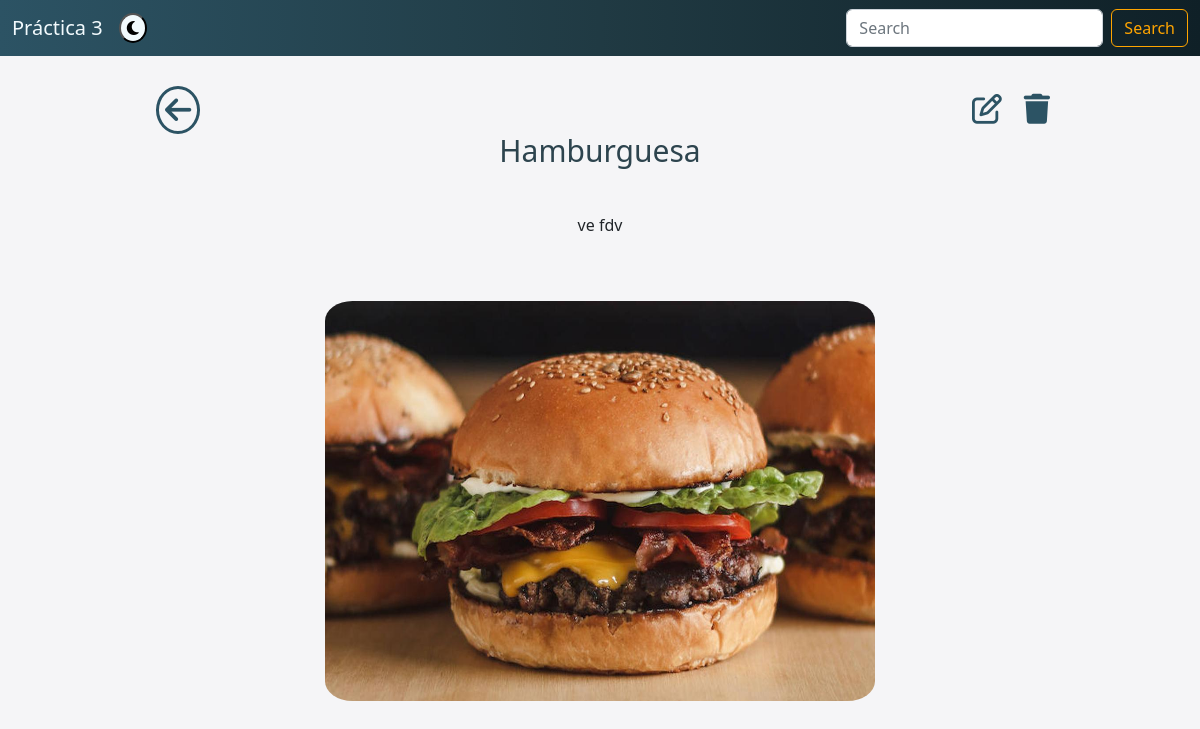
Page /recetas/60/ on the earlier database version.
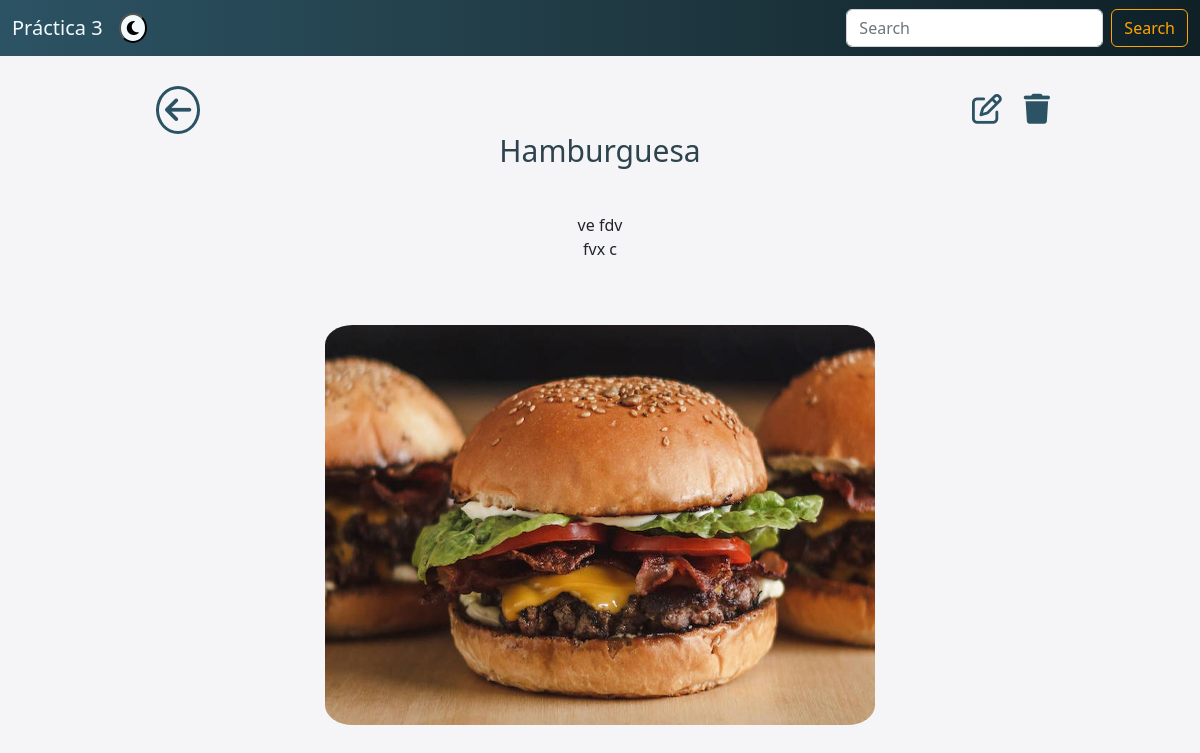
Same page on the later database version.
### recetas/models.py (models this page shows, shortened)
class Receta(models.Model):
	nombre       = models.CharField(max_length=200, validators=[validate_mayus])
	preparación  = models.TextField(max_length=5000, validators=[validate_mayus])
	foto         = models.FileField(upload_to='media/fotos')

### recetas/views.py (the view)
# urls.py: path('recetas/<int:id>/', views.detalles, name='detalles'),
def detalles(request, id):
    receta = Receta.objects.get(id = id)
    return render(request, "detalles.html", {'receta': receta})

### recetas/templates/detalles.html (shortened to what this page needs)
{% extends 'base.html' %}
{% block contenido %}
    {% load static %}
    <link rel="stylesheet" href="{% static 'css/detalles.css' %}">
    <a class="fas fa-arrow-left" href="/"></a>
    <a class="far fa-edit" href="{% url 'editar_receta' receta.id %}"></a>
    <a type="button" class="fas fa-trash" data-bs-toggle="modal" data-bs-target="#exampleModal"></a>
    <div class="div-detalles-comida" id="div-detalles-comida">
        <br><br><br>
        <p class="p-detalles-titulo">{{receta.nombre}}</p>
        <br>
        <p class="p-detalles-receta">{{receta.preparación|linebreaksbr}}</p>
        <br><br>
        <img src="/{{receta.foto}}" class="detalles-imagen">
        <br>
    </div>
{% endblock %}

### recetas/templates/base.html (shortened to what this page needs)
{% load static %}
<!DOCTYPE html>
<html lang="en">
<head>
	<link href="https://cdn.jsdelivr.net/npm/bootstrap@5.2.2/dist/css/bootstrap.min.css" rel="stylesheet">
	<link rel="stylesheet" href="{% static 'css/base.css' %}">
</head>
<body>
	<header>
		<nav class="navbar navbar-expand-lg bg-light" id="barra">
			<div class="container-fluid">
				<a class="navbar-brand" href="/">Práctica 3</a>
				<div class="collapse navbar-collapse" id="navbarSupportedContent">
					<button class="switch" id="switch">
						<span><i class="fas fa-moon"></i></span>
					</button>
					<form class="d-flex" role="search" method="GET" action="/">
						<input class="form-control me-2" type="search" placeholder="Search" aria-label="Search" name="searchInput">
						<button class="btn btn-outline-success" type="submit" id="boton-busqueda">Search</button>
					</form>
				</div>
			</div>
		</nav>
	</header>
	<div class="container">
		{% block contenido %}
		{% endblock %}
	</div>
</body>
</html>

### recetas/static/css/base.css (style rules this page uses)
.navbar-brand { font-weight: 300; color: rgb(242, 250, 253); }
.switch { border-radius: 100%; background-color: rgb(242, 250, 253); }
.navbar.navbar-expand-lg.bg-light { background: #0F2027; background: -webkit-linear-gradient(to right, #2C5364, #203A43, #0F2027); background: linear-gradient(to right, #2C5364, #203A43, #0F2027); }
.btn.btn-outline-success { color: orange; border-color: orange; }
body { background-color: #f5f5f7; transition: .3s ease all; }
.fas.fa-arrow-left { padding: 6px; position: absolute; margin-top: 2.5%; left: 13%; text-decoration: none; border: solid; border-radius: 100%; border-width: 3px; font-size: 30px; color: #2C5364; }
.far.fa-edit { padding: 6px; position: absolute; margin-top: 2.7%; right: 16%; text-decoration: none; font-size: 30px; color: #2C5364; }
.fas.fa-trash { padding: 6px; position: absolute; margin-top: 2.7%; right: 12%; text-decoration: none; font-size: 30px; color: #2C5364; }

### recetas/static/css/detalles.css (style rules this page uses)
.div-detalles-comida { text-align: center; }
.p-detalles-titulo { text-align: center; color: #2d444e; font-weight: 500; font-size: 30px; }
.p-detalles-receta { font-size: 16px; }
.detalles-imagen { width: 550px; height: 400px; border-radius: 5%; }

Differences in the rows shown:
changed Receta "Hamburguesa": preparación "ve fdv" → "ve fdv fvx c"
